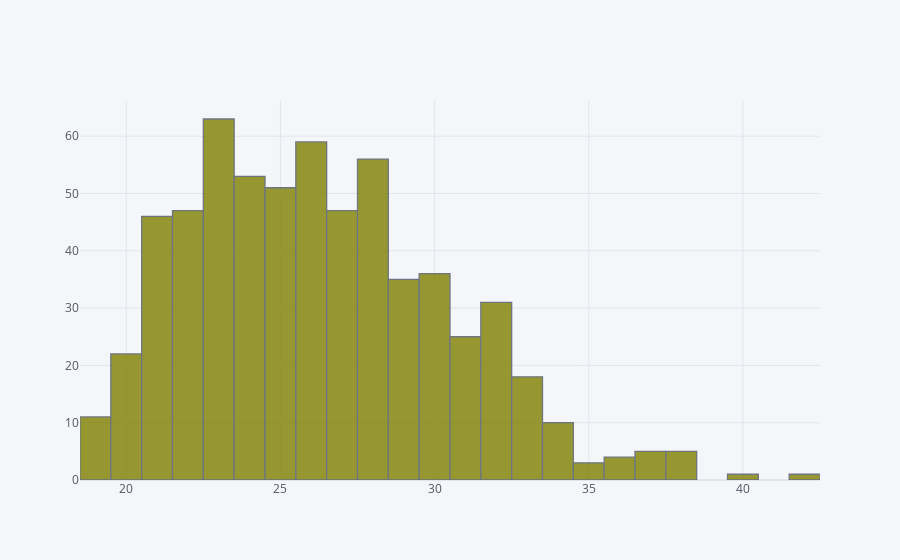

Notebook code for this chart:
### Markdown cell above
### Age distribution

### Code cell
# Age distribution
df.Age.iplot(kind='hist',color='olive')

### Figure 1 — Plotly figure (JSON) as saved in the notebook; plotly's stock layout.template omitted (floating-point values rounded to 4 significant figures; data arrays with more than 128 entries replaced by an {"elided": "..."} marker saying what was removed)
{"data": [{"histfunc": "count", "histnorm": "", "marker": {"color": "rgba(128, 128, 0, 1.0)", "line": {"color": "#4D5663", "width": 1.3}}, "name": "Age", "opacity": 0.8, "orientation": "v", "type": "histogram", "x": {"elided": "629 int values"}}], "layout": {"barmode": "overlay", "legend": {"bgcolor": "#F5F6F9", "font": {"color": "#4D5663"}}, "paper_bgcolor": "#F5F6F9", "plot_bgcolor": "#F5F6F9", "title": {"font": {"color": "#4D5663"}}, "xaxis": {"gridcolor": "#E1E5ED", "showgrid": true, "tickfont": {"color": "#4D5663"}, "title": {"font": {"color": "#4D5663"}, "text": ""}, "zerolinecolor": "#E1E5ED"}, "yaxis": {"gridcolor": "#E1E5ED", "showgrid": true, "tickfont": {"color": "#4D5663"}, "title": {"font": {"color": "#4D5663"}, "text": ""}, "zerolinecolor": "#E1E5ED"}}}
